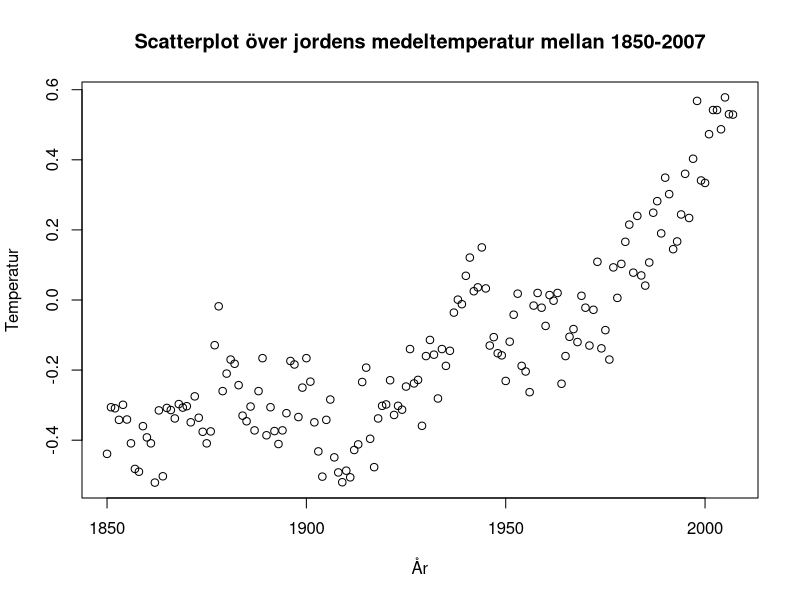
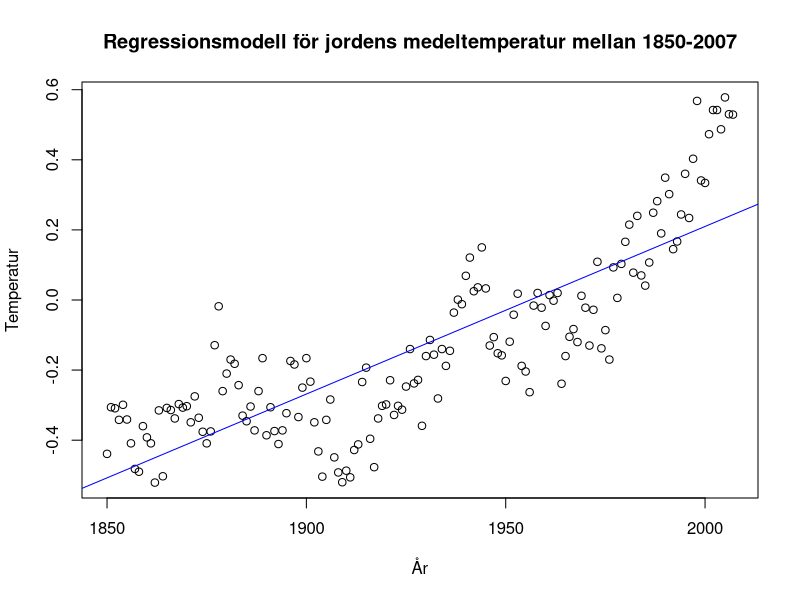
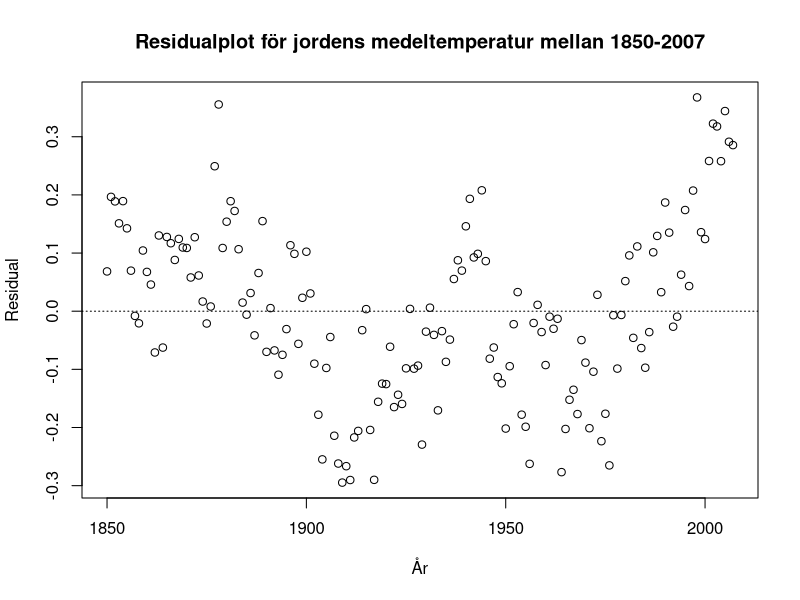
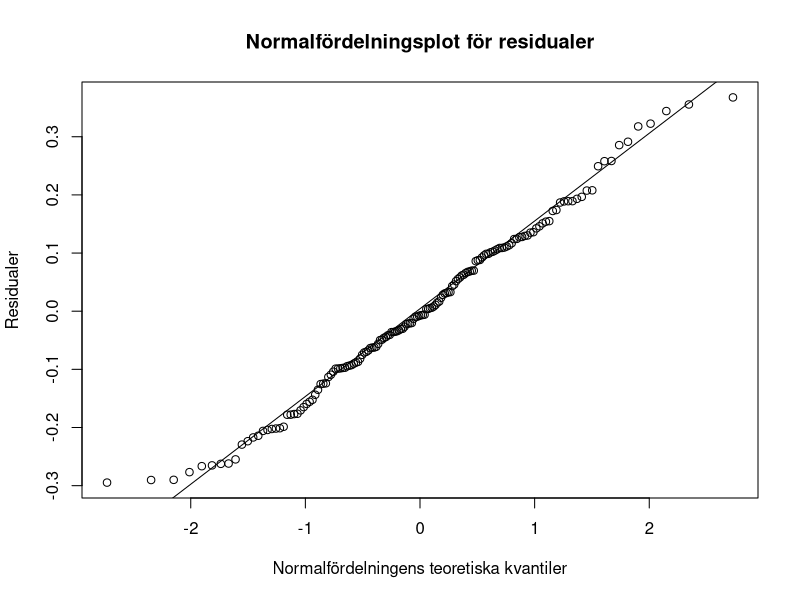
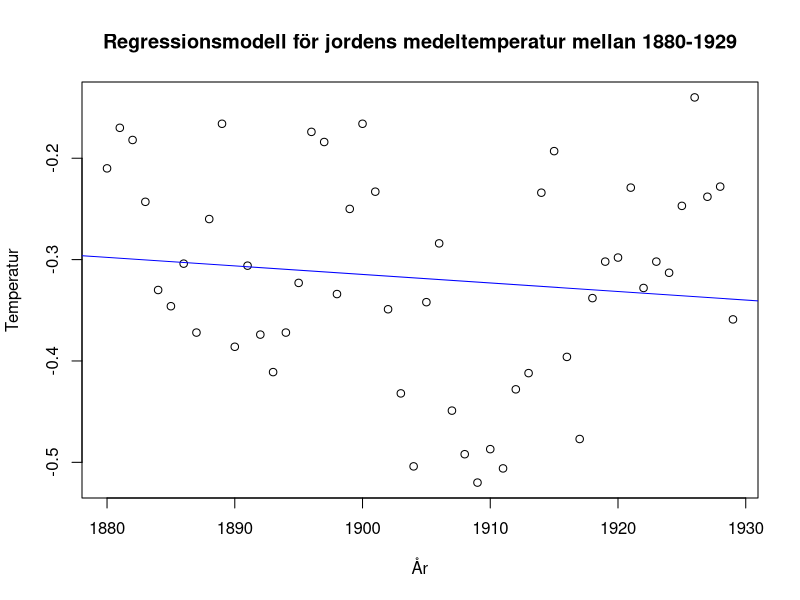
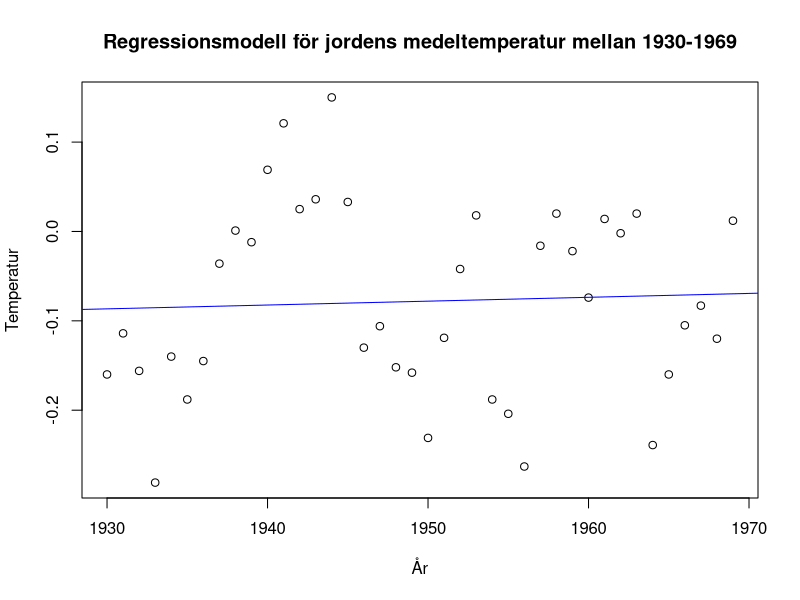
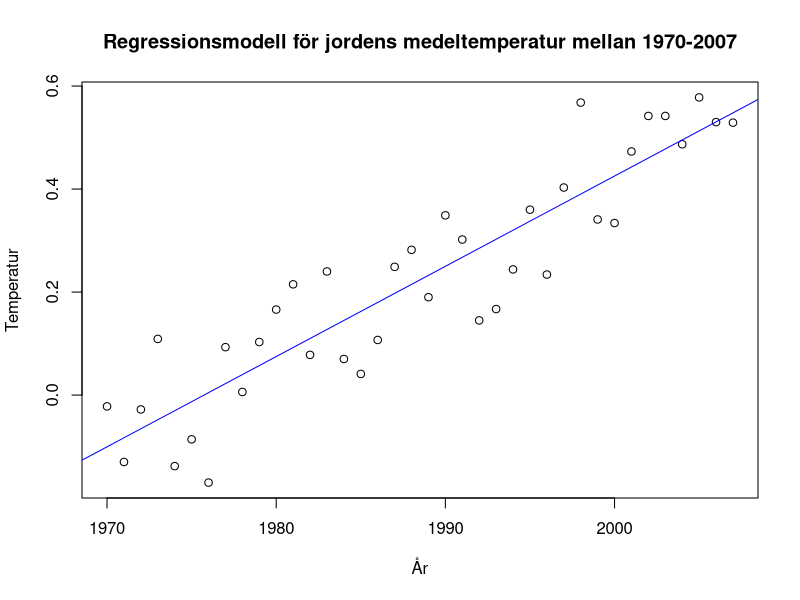
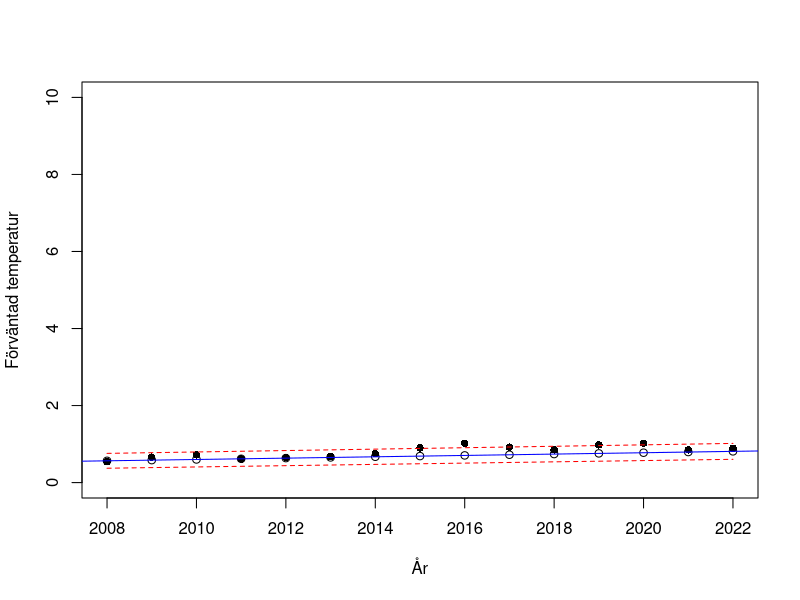

Here is the R script that generated these plots, in order:
## ---- chunk 1
df <- read.csv("temperatur.csv", header = TRUE)
plot(df$år, df$temperatur, xlab = "År", ylab = "Temperatur",main = 'Scatterplot över jordens medeltemperatur mellan 1850-2007')
## ---- chunk 2
df <- read.csv("temperatur.csv", header = TRUE)
modell <- lm(temperatur ~ år, data = df)
summary(modell)
plot(df$år, df$temperatur, xlab = "År", ylab = "Temperatur",main = 'Regressionsmodell för jordens medeltemperatur mellan 1850-2007')
abline(modell, col = "blue")
## ---- chunk 3
residual <- modell$residuals
plot(df$år, residual, xlab ="År", ylab="Residual", main = 'Residualplot för jordens medeltemperatur mellan 1850-2007')
abline(a = 0, b = 0, lty = "dotted")
qqnorm(residual,main = 'Normalfördelningsplot för residualer',xlab = 'Normalfördelningens teoretiska kvantiler', ylab = 'Residualer')
qqline(residual)
## ---- chunk 4
df1 <- subset(df, år >= 1880 & år <=1929)
#plot(df1$år, df1$temperatur, xlab = "År", ylab = "Temperatur")
modell1 <- lm(temperatur ~ år, data = df1)
summary(modell1)
plot(df1$år, df1$temperatur, xlab = "År", ylab = "Temperatur",main = 'Regressionsmodell för jordens medeltemperatur mellan 1880-1929')
abline(modell1, col = "blue")
## ---- chunk 5
df2 <- subset(df, år >= 1930 & år <=1969)
modell2 <- lm(temperatur ~  år, data = df2)
summary(modell2)
plot(df2$år, df2$temperatur, xlab = "År", ylab = "Temperatur",main = 'Regressionsmodell för jordens medeltemperatur mellan 1930-1969')
abline(modell2, col = "blue")
## ---- chunk 6
df3 <- subset(df, år >= 1970 & år <=2007)
modell3 <- lm(temperatur ~ år, data = df3)
summary(modell3)
plot(df3$år, df3$temperatur, xlab = "År", ylab = "Temperatur",main = 'Regressionsmodell för jordens medeltemperatur mellan 1970-2007')
abline(modell3, col = "blue")
## ---- chunk 7
p_value <- summary(modell3)$coefficients[2, 4]
print(p_value)
if (p_value < 0.05) {
  print("Nollhypotesen förkastas. Det finns en positiv trend.")
} else {
  print("Nollhypotesen kan inte förkastas. Ingen signifikant trend observeras.")
}
## ---- chunk 8
df_test <- read.csv("temperatur_test.csv", header = TRUE)
## ---- chunk 9
pred_all <- predict(modell, newdata= df_test, interval = 'predict')
pred_3 <- predict(modell3, newdata= df_test, interval = 'predict')
## ---- chunk 10
mse <- function(y_actual, y_pred){
diff <- y_actual - y_pred
sqr_diff <- diff^2
mse <- mean(sqr_diff)
return(mse)
}
## ---- chunk 11
y_actual<- df_test$temperatur
## ---- chunk 12
mse_all <- mse(y_actual, pred_all)  # predict with all period
rmse_all <- sqrt(mse_all)
print(paste("Root Mean Squared Error:", round (rmse_all,3)))
## ---- chunk 13
mse_3 <- mse(y_actual, pred_3)  # predict with 1970-2007
rmse_3 <- sqrt(mse_3)
print(paste("Root Mean Squared Error:", round (rmse_3,3)))
## ---- chunk 14
pred_all_19702007 <- predict(modell, newdata = df3, interval = "predict")
pred_3_19702007 <- predict(modell3, newdata = df3, interval = "predict")
## ---- chunk 15
y_actual_3 <- df3$temperatur
mse_all_19702007 <- mse(y_actual_3, pred_all_19702007)  # predict with all period
rmse_all_19702007 <- sqrt(mse_all_19702007)
print(paste("Root Mean Squared Error:", round (rmse_all_19702007,3)))
## ---- chunk 16
mse_3_19702007 <- mse(y_actual_3, pred_3_19702007)
rmse_3_19702007 <- sqrt(mse_3_19702007)
print(paste("Root Mean Squared Error:", round (rmse_3_19702007,3)))
## ---- chunk 17
rmse_table <- data.frame(
  Tidsintervall = c("2008–2022", "2008-2022", 
            "1970-2007", "1970–2007"),
  Modell = c("all", "3rd period", 
            "all", "3rd period"),
  RMSE = round(c(rmse_all, rmse_3, 
           rmse_all_19702007, rmse_3_19702007),4))
knitr::kable(rmse_table, caption = "Summary of RMSE Values for Models")
## ---- chunk 18
y_pred_3 <- pred_3[, 1]
interval_lower <- pred_3[, 2]
interval_upper <- pred_3[, 3]
## ---- chunk 19
plot(df_test$år, y_pred_3, xlab = "År", ylab = "Förväntad temperatur", ylim = c(0,10))
points(df_test$år, df_test$temperatur, pch = 16, col = "black")
lines(df_test$år,interval_lower, col = "red", lty = "dashed")
lines(df_test$år, interval_upper, col = "red", lty = "dashed")
abline(modell3, col = "blue")
